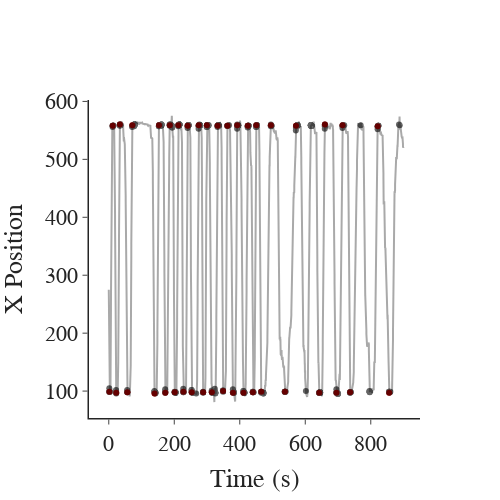

This figure's notebook cell:
### Code cell
## Linear track x position across time
## Rewards are red circles, licks are sheer black circles.
fig = pf.custom_graph_template(x_title='Time (s)', y_title='X Position')
fig.add_trace(go.Scatter(x=behav['t'], y=behav['x'], mode='lines', line_color='darkgrey', showlegend=False))
fig.add_trace(go.Scatter(x=behav['t'][behav['water']], y=behav['x'][behav['water']], mode='markers', marker_color='red', showlegend=False))
fig.add_trace(go.Scatter(x=behav['t'][behav['lick_port'] != -1], y=behav['x'][behav['lick_port'] != -1], mode='markers', 
                         marker_color='black', showlegend=False, opacity=0.6))
fig.show()

### Figure 1 — Plotly figure (JSON) as saved in the notebook; plotly's stock layout.template omitted (floating-point values rounded to 4 significant figures; data arrays with more than 128 entries replaced by an {"elided": "..."} marker saying what was removed)
{"data": [{"line": {"color": "darkgrey"}, "mode": "lines", "showlegend": false, "type": "scatter", "x": {"elided": "36584 float values"}, "y": {"elided": "36584 int values"}}, {"marker": {"color": "red"}, "mode": "markers", "showlegend": false, "type": "scatter", "x": [2.042, 12.11, 22.83, 33.99, 56.68, 71.94, 139.8, 153.4, 172.7, 186.4, 201.4, 212.5, 227.8, 240.9, 253.3, 274.7, 288.2, 299.6, 314.8, 332.4, 349.0, 362.3, 379.3, 392.3, 411.4, 424.4, 440.0, 450.5, 465.7, 495.2, 537.9, 571.7, 642.8, 659.9, 695.4, 713.9, 737.0, 821.3, 856.3], "y": [99, 558, 97, 560, 98, 559, 96, 559, 97, 559, 98, 559, 99, 558, 98, 559, 98, 559, 98, 558, 100, 558, 97, 559, 97, 558, 98, 559, 99, 559, 99, 558, 97, 560, 97, 559, 98, 557, 97]}, {"marker": {"color": "black"}, "mode": "markers", "opacity": 0.6, "showlegend": false, "type": "scatter", "x": {"elided": "565 float values"}, "y": {"elided": "565 int values"}}], "layout": {"font": {"family": "Arial", "size": 22}, "height": 500, "title": {"x": 0.5, "xanchor": "center", "y": 0.9, "yanchor": "top"}, "width": 500, "xaxis": {"anchor": "y", "domain": [0, 1], "linewidth": 1.5, "title": {"text": "Time (s)"}}, "yaxis": {"anchor": "x", "domain": [0, 1], "linewidth": 1.5, "title": {"text": "X Position"}}}}
